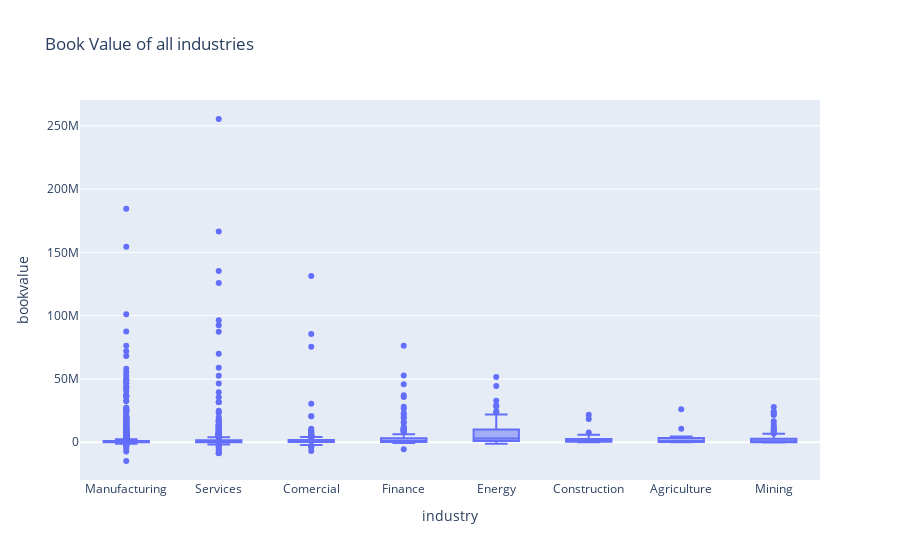

Write notebook code for a chart like this one.
### Markdown cell above
#### ***How much these variables change within each industry?***  
***MANUFACTURING***  
***BOOK VALUE***  
50% OF THE FIRMS ARE BETWEEN 48 MILLION TO 1.0 BILLION,  
MEDIAN IS 246 MILLION  
MAX IS 184 BILLION  
MIN IS -14.8 BILLION  
***SERVICE***  
***BOOK VALUE***  
50% OF THE FIRMS ARE BETWEEN 93.5 MILLION TO 1.66 BILLION,  
MEDIAN IS 457 MILLION  
MAX IS 255 BILLION  
MIN IS -8 BILLION  
***COMERCIAL***  
***BOOK VALUE***  
50% OF THE FIRMS ARE BETWEEN 168 MILLION TO 1.76 BILLION,  
MEDIAN IS 679 MILLION  
MAX IS 131 BILLION  
MIN IS -6.9 BILLION  
***FINANCE***  
***BOOK VALUE***  
50% OF THE FIRMS ARE BETWEEN 215 MILLION TO 3.2 BILLION,  
MEDIAN IS 1.0 BILLION  
MAX IS 76.2 BILLION  
MIN IS -5.4 BILLION  
***ENERGY***  
***BOOK VALUE***  
50% OF THE FIRMS ARE BETWEEN 1.0 BILLION TO 10.0 BILLION,  
MEDIAN IS 2.9 BILLION  
MAX IS 51.6 BILLION  
MIN IS -1.2 BILLION  
***CONSTRAUCTION***  
***BOOK VALUE***  
50% OF THE FIRMS ARE BETWEEN 409.8 MILLION TO 2.7 BILLION,  
MEDIAN IS 1.0 BILLION  
MAX IS 21.8 BILLION  
MIN IS 83.1 MILLION  
***AGRICULTURE***  
***BOOK VALUE***  
50% OF THE FIRMS ARE BETWEEN 202 MILLION TO 3.3 BILLION,  
MEDIAN IS 1.1 BILLION  
MAX IS 26.1 BILLION  
MIN IS 14.8 MILLION  
***MINING***  
***BOOK VALUE***  
50% OF THE FIRMS ARE BETWEEN 117.7 MILLION TO 2.86 BILLION,  
MEDIAN IS 693 MILLION  
MAX IS 27.8 BILLION  
MIN IS -124 MILLION

### Code cell
px.box(df_final_size, x='industry', y='bookvalue', title='Book Value of all industries')

### Figure 1 — Plotly figure (JSON) as saved in the notebook; plotly's stock layout.template omitted (floating-point values rounded to 4 significant figures; data arrays with more than 128 entries replaced by an {"elided": "..."} marker saying what was removed)
{"data": [{"alignmentgroup": "True", "hovertemplate": "industry=%{x}<br>bookvalue=%{y}<extra></extra>", "legendgroup": "", "marker": {"color": "#636efa"}, "name": "", "notched": false, "offsetgroup": "", "orientation": "v", "showlegend": false, "type": "box", "x": {"elided": "2792 str values"}, "x0": " ", "xaxis": "x", "y": {"elided": "2792 float values"}, "y0": " ", "yaxis": "y"}], "layout": {"boxmode": "group", "legend": {"tracegroupgap": 0}, "title": {"text": "Book Value of all industries"}, "xaxis": {"anchor": "y", "domain": [0, 1], "title": {"text": "industry"}}, "yaxis": {"anchor": "x", "domain": [0, 1], "title": {"text": "bookvalue"}}}}
